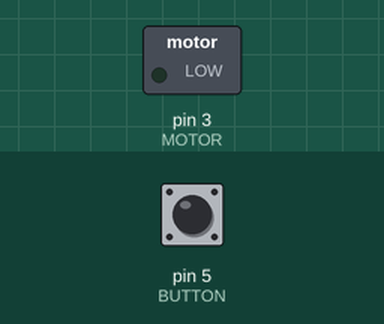
The sketch below on a simulated Arduino Uno, built with avr-gcc and run on an emulated ATmega328P. On the bench: switched loads named in the sketch (green lamp = pin HIGH). The test bench sets the inputs (shaded band); at power-on: pin 5 (BUTTON) HIGH. What the sketch prints to the serial monitor is not drawn.

Above: at 1.2 s.
1.3 s: pin 5 (BUTTON) pulled LOW for 0.15 s
At 1.37 s:
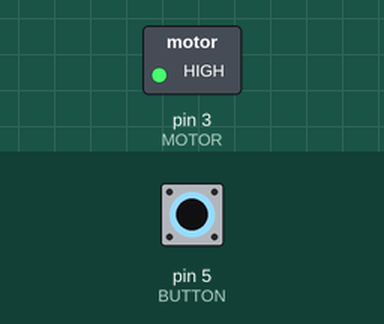
2.9 s: pin 5 (BUTTON) pulled LOW for 3.2 s
At 6.5 s:
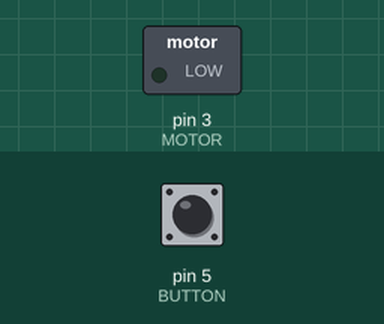
Timing chart, 0 to 8.0 s (numbered marks = the images above; inputs shaded):
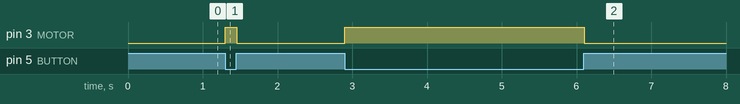

Measured:
- after the input at 1.3 s, pin 3 (MOTOR): LOW → HIGH at once, → LOW 0.15 s later
- after the input at 2.9 s, pin 3 (MOTOR): LOW → HIGH at once, → LOW 3.2 s later

The sketch:

code_test_switch_motor.ino
```cpp
#include "const.h"

void setup() {
  Serial.begin(9600);
  // put your setup code here, to run once:
  pinMode(MICRO_SW,INPUT_PULLUP);
  pinMode(BUTTON,INPUT_PULLUP);
  pinMode(MOTOR,OUTPUT);

  digitalWrite(MOTOR,LOW);
}

void loop() {

  while(digitalRead(BUTTON) == LOW){
    digitalWrite(MOTOR,HIGH);

    Serial.println(digitalRead(MOTOR));
  }
  digitalWrite(MOTOR,LOW);
  Serial.println(digitalRead(MOTOR));

}
```

const.h
```cpp
#define MICRO_SW 6
#define BUTTON 5
#define MOTOR 3

const int time_bouncing = 20;
const float stop_time = 20000;
const float motor_delay = 500;
```
